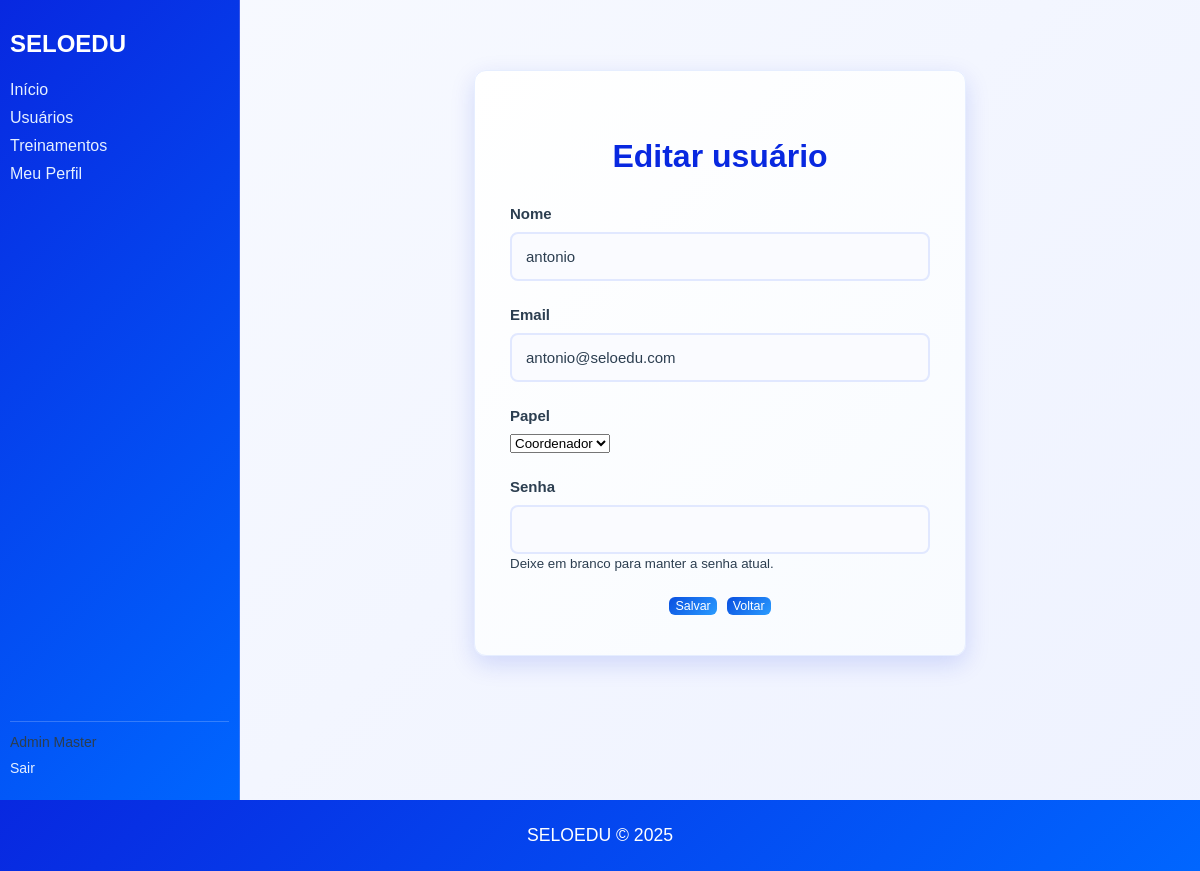
The page /users/3/edit (signed in) on the database its author committed.
### models/users.py (models this page shows, shortened)
class User(UserMixin, db.Model):
	__tablename__ = 'users'
	id = db.Column(db.Integer, primary_key=True)
	nome = db.Column(db.String(120), nullable=False)
	email = db.Column(db.String(150), unique=True, nullable=False)
	password_hash = db.Column(db.String(256), nullable=True)
	role = db.Column(db.String(50), default='user')
	ativo = db.Column(db.Boolean, default=True)
	profile = db.relationship(
		'Profile',
		uselist=False,
		back_populates='user',
		cascade='all, delete-orphan',
		passive_deletes=True
	)

### views/users.py (the view, shortened to what this page needs)
    @login_required
    def edit_user(self, user_id):
        user = User.query.get_or_404(user_id)
        if current_user.role != 'master' and current_user.id != user.id:
            flash('Apenas administradores (master) podem editar outros usuários.', 'danger')
            return redirect(url_for('users.show', user_id=user.id))
        return render_template('users/form.html', user=user)

### models/users.py (called while the page is built)
@login_manager.user_loader
def load_user(user_id):
	try:
		return User.query.get(int(user_id))
	except Exception:
		return None

### templates/users/form.html (shortened to what this page needs)
{% extends "base.html" %}
{% block content %}
  <div class="login-container">
    <h2 class="users-header">{{ 'Editar usuário' if user else 'Novo usuário' }}</h2>
    <form method="post" style="width:100%">
      <div class="input-group">
        <label>Nome</label>
        <input type="text" name="nome" value="{{ user.nome if user else (form_data.nome if form_data else '') }}" required>
      </div>
      <div class="input-group">
        <label>Email</label>
        <input type="email" name="email" value="{{ user.email if user else (form_data.email if form_data else '') }}" required>
      </div>
      <div class="input-group">
        <label>Papel</label>
        {% set r = user.role if user else (form_data.role if form_data else 'aluno') %}
        <select name="role">
          {% if current_user.is_authenticated and current_user.role != 'coordenador' %}
            <option value="coordenador" {{ 'selected' if r == 'coordenador' else '' }}>Coordenador</option>
          {% endif %}
        </select>
      </div>
      <div class="input-group">
        <label>Senha</label>
        <input type="password" name="password" {% if not user %}required{% endif %} minlength="6">
        {% if user %}
          <small>Deixe em branco para manter a senha atual.</small>
        {% endif %}
      </div>
      <div class="form-actions">
        <button type="submit" class="btn-small">Salvar</button>
        <a href="{{ url_for('users.index') }}" class="btn-small no-underline">Voltar</a>
      </div>
    </form>
  </div>
{% endblock %}

### templates/base.html (shortened to what this page needs)
<!DOCTYPE html>
<html lang="pt-BR">
<head>
    <link rel="stylesheet" href="{{ url_for('static', filename='custom.css') }}">
</head>
<body>
    <div class="layout" id="app-layout">
        {% if current_user.is_authenticated %}
        <aside id="sidebar">
            <div style="display:flex; align-items:center; justify-content:flex-start; margin-bottom:8px;">
                <h2>SELOEDU</h2>
            </div>
            <nav>
                <ul>
                    <li><a href="{{ url_for('users.dashboard') }}">Início</a></li>
                    <li><a href="{{ url_for('users.index') }}">Usuários</a></li>
                    <li><a href="{{ url_for('treinamento.listar') }}">Treinamentos</a></li>
                    <li><a href="{{ url_for('users.profile') }}">Meu Perfil</a></li>
                </ul>
            </nav>
            <div class="sidebar-footer">
                <p>{{ current_user.nome }}</p>
                <ul>
                    <li><a href="{{ url_for('auth.logout') }}">Sair</a></li>
                </ul>
            </div>
        </aside>
        {% endif %}
        <main>
            {% block content %}{% endblock %}
        </main>
    </div>
    <footer>
        <p>SELOEDU © 2025</p>
    </footer>
</body>
</html>

### Static/custom.css (style rules this page uses)
body { font-family: 'Arial', sans-serif; background: linear-gradient(135deg, #f8faff 0%, #eef2ff 100%); margin: 0; padding: 0; color: #2c3e50; display: flex; flex-direction: column; min-height: 100vh; }
main { flex: 1; padding: 20px; display: flex; flex-direction: column; align-items: center; }
footer { background: linear-gradient(135deg, #0828e0 0%, #0066ff 100%); color: white; text-align: center; padding: 25px; margin-top: auto; width: 100%; box-sizing: border-box; font-weight: 500; }
footer p { margin: 0; font-size: 1.1em; }
.login-container { background: linear-gradient(135deg, #ffffff 0%, #f8fbff 100%); padding: 40px 35px; border-radius: 12px; box-shadow: 0 8px 25px rgba(8, 40, 224, 0.15); width: 100%; max-width: 420px; text-align: left; display: flex; flex-direction: column; align-items: center; margin: 50px auto; border: 1px solid #e6eeff; }
.login-container h2 { margin-bottom: 30px; color: #0828e0; font-size: 2em; text-align: center; font-weight: 700; }
.input-group { margin-bottom: 25px; text-align: left; width: 100%; }
.input-group label { display: block; margin-bottom: 10px; font-size: 15px; color: #2c3e50; font-weight: 600; }
.input-group input { width: 100%; padding: 14px; font-size: 15px; border: 2px solid #e1e8ff; border-radius: 8px; background-color: #fafbff; color: #2c3e50; box-sizing: border-box; transition: all 0.3s ease; }
.btn-small { padding: 2px 6px; font-size: 0.78em; border-radius: 6px; background: linear-gradient(135deg, #0a4fe0 0%, #2a9cff 100%); color: white; border: none; cursor: pointer; text-decoration: none; display: inline-block; vertical-align: middle; }
.button-home, .btn-small, .no-underline { text-decoration: none; }
.users-header { text-align: center; color: #0828e0; margin-bottom: 16px; font-weight: 700; }
.form-actions { display: flex; gap: 10px; justify-content: center; margin-top: 16px; }
.layout { display: grid; grid-template-columns: 240px 1fr; min-height: 100vh; }
aside { background: linear-gradient(135deg, #0828e0 0%, #0066ff 100%); padding: 10px; display: flex; flex-direction: column; justify-content: flex-start; border-right: 1px solid rgba(255,255,255,0.2); }
aside h2 { margin-bottom: 5px; text-align: left; color: #ffffff; }
aside nav ul { list-style: none; padding: 0; margin: 0; }
aside nav li { margin: 10px 0; }
aside nav a { text-decoration: none; color: #e6f0ff; font-weight: 500; }
.sidebar-footer { border-top: 1px solid rgba(255,255,255,0.2); padding-top: 10px; font-size: 14px; margin-top: auto; }
.sidebar-footer p { margin: 2px 0; }
.sidebar-footer ul { list-style: none; padding: 0; margin-top: 10px; }
.sidebar-footer li { margin: 6px 0; }
.sidebar-footer a { text-decoration: none; color: #e6f0ff; }
main { padding: 20px; }

### rows shown on the page
User: nome "Admin Master", role "Coordenador"
User: nome "antonio", email "antonio@seloedu.com"

### other values the page prints
{{ 'Editar usuário' if user else 'Novo usuário' }} "Editar usuário"
